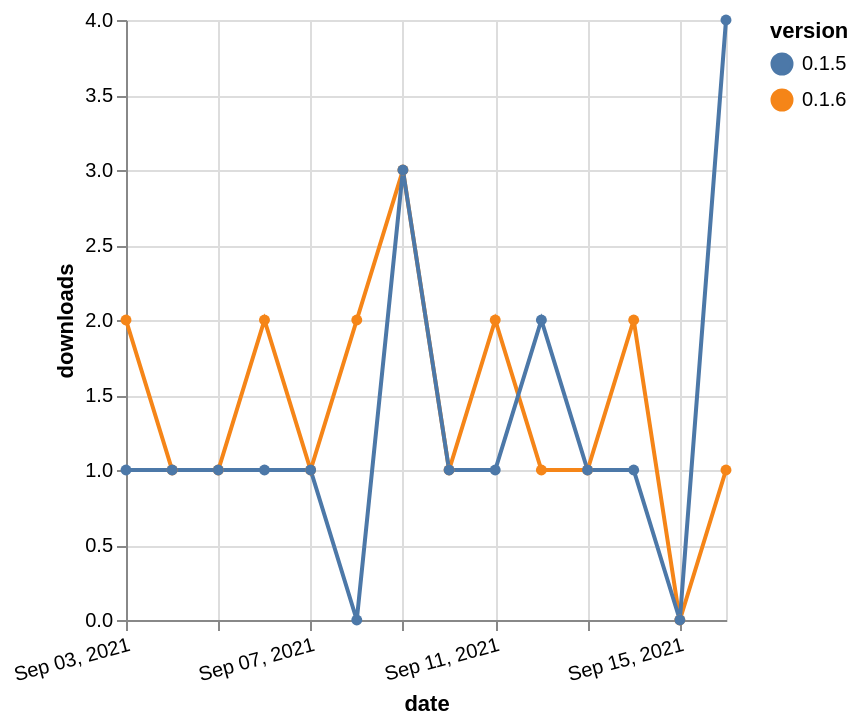

This figure's Vega-Lite source:
### Vega-Lite specification from a JSON file in a GitHub repository (floating-point values rounded to 4 significant figures)
{"$schema": "https://vega.github.io/schema/vega-lite/v5.json", "description": "A simple bar chart with embedded data.", "data": {"values": [{"date": "2021-09-03", "total": 201, "delta": 2, "version": "0.1.6"}, {"date": "2021-09-04", "total": 202, "delta": 1, "version": "0.1.6"}, {"date": "2021-09-05", "total": 203, "delta": 1, "version": "0.1.6"}, {"date": "2021-09-06", "total": 205, "delta": 2, "version": "0.1.6"}, {"date": "2021-09-07", "total": 206, "delta": 1, "version": "0.1.6"}, {"date": "2021-09-08", "total": 208, "delta": 2, "version": "0.1.6"}, {"date": "2021-09-09", "total": 211, "delta": 3, "version": "0.1.6"}, {"date": "2021-09-10", "total": 212, "delta": 1, "version": "0.1.6"}, {"date": "2021-09-11", "total": 214, "delta": 2, "version": "0.1.6"}, {"date": "2021-09-12", "total": 215, "delta": 1, "version": "0.1.6"}, {"date": "2021-09-13", "total": 216, "delta": 1, "version": "0.1.6"}, {"date": "2021-09-14", "total": 218, "delta": 2, "version": "0.1.6"}, {"date": "2021-09-15", "total": 218, "delta": 0, "version": "0.1.6"}, {"date": "2021-09-16", "total": 219, "delta": 1, "version": "0.1.6"}, {"date": "2021-09-03", "total": 901, "delta": 1, "version": "0.1.5"}, {"date": "2021-09-04", "total": 902, "delta": 1, "version": "0.1.5"}, {"date": "2021-09-05", "total": 903, "delta": 1, "version": "0.1.5"}, {"date": "2021-09-06", "total": 904, "delta": 1, "version": "0.1.5"}, {"date": "2021-09-07", "total": 905, "delta": 1, "version": "0.1.5"}, {"date": "2021-09-08", "total": 905, "delta": 0, "version": "0.1.5"}, {"date": "2021-09-09", "total": 908, "delta": 3, "version": "0.1.5"}, {"date": "2021-09-10", "total": 909, "delta": 1, "version": "0.1.5"}, {"date": "2021-09-11", "total": 910, "delta": 1, "version": "0.1.5"}, {"date": "2021-09-12", "total": 912, "delta": 2, "version": "0.1.5"}, {"date": "2021-09-13", "total": 913, "delta": 1, "version": "0.1.5"}, {"date": "2021-09-14", "total": 914, "delta": 1, "version": "0.1.5"}, {"date": "2021-09-15", "total": 914, "delta": 0, "version": "0.1.5"}, {"date": "2021-09-16", "total": 918, "delta": 4, "version": "0.1.5"}]}, "width": "container", "mark": {"type": "line", "point": {"filled": true}}, "encoding": {"x": {"field": "date", "type": "temporal", "timeUnit": "yearmonthdate", "title": "date", "axis": {"labelAngle": -15}}, "y": {"field": "delta", "type": "quantitative", "title": "downloads"}, "color": {"field": "version", "type": "nominal"}, "tooltip": {"field": "delta"}}}
